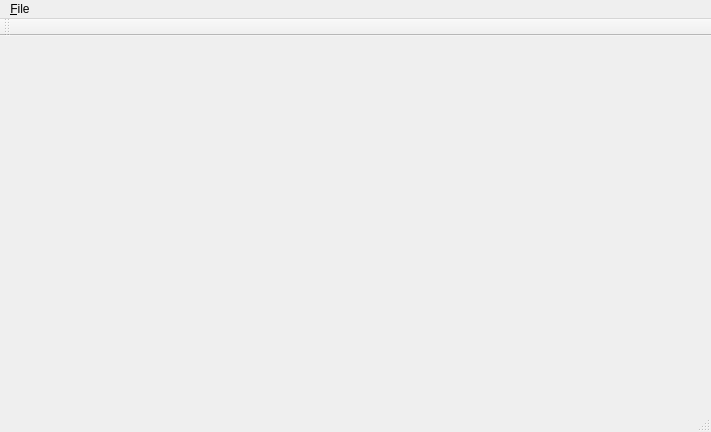
<?xml version="1.0" encoding="UTF-8"?>
<ui version="4.0">
 <class>MainWindow</class>
 <widget class="QMainWindow" name="MainWindow">
  <property name="geometry">
   <rect>
    <x>0</x>
    <y>0</y>
    <width>711</width>
    <height>432</height>
   </rect>
  </property>
  <property name="windowTitle">
   <string>MainWindow</string>
  </property>
  <widget class="QWidget" name="centralWidget">
   <layout class="QVBoxLayout" name="verticalLayout">
    <item>
     <widget class="BLOCKMOD::ZoomMeshGraphicsView" name="widget" native="true"/>
    </item>
   </layout>
  </widget>
  <widget class="QMenuBar" name="menuBar">
   <property name="geometry">
    <rect>
     <x>0</x>
     <y>0</y>
     <width>711</width>
     <height>25</height>
    </rect>
   </property>
   <widget class="QMenu" name="menu_File">
    <property name="title">
     <string>&amp;File</string>
    </property>
    <addaction name="actionFileQuit"/>
   </widget>
   <addaction name="menu_File"/>
  </widget>
  <widget class="QToolBar" name="mainToolBar">
   <attribute name="toolBarArea">
    <enum>TopToolBarArea</enum>
   </attribute>
   <attribute name="toolBarBreak">
    <bool>false</bool>
   </attribute>
  </widget>
  <widget class="QStatusBar" name="statusBar"/>
  <action name="actionFileQuit">
   <property name="text">
    <string>Quit</string>
   </property>
   <property name="shortcut">
    <string>Ctrl+Q</string>
   </property>
  </action>
 </widget>
 <layoutdefault spacing="6" margin="11"/>
 <customwidgets>
  <customwidget>
   <class>BLOCKMOD::ZoomMeshGraphicsView</class>
   <extends>QWidget</extends>
   <header location="global">BM_ZoomMeshGraphicsView.h</header>
   <container>1</container>
  </customwidget>
 </customwidgets>
 <resources/>
 <connections/>
</ui>
